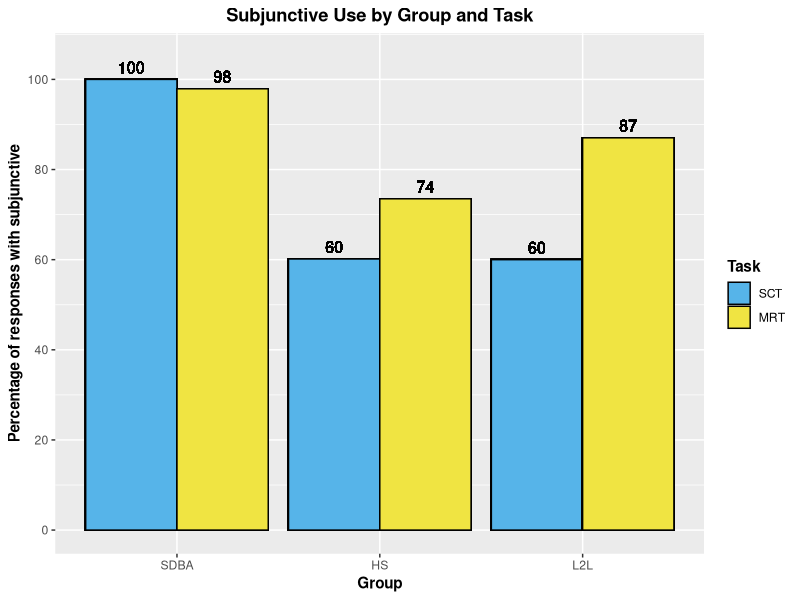

This chart was generated by the following R code:
library(tidyverse)


# Load and prepare data
## EPT
SDB_EPT <- read_csv("./CSV Files/SDB/SDB Subjunctive EPT.csv") %>% 
  filter(Short_Prop == "Intensional") %>% 
  mutate(Group = "SDBA",
         Task = "SCT")

HS_EPT <- read_csv("./CSV Files/Adult HS/Adult HS Subjunctive EPT.csv") %>% 
  filter(Short_Prop == "Intensional") %>% 
  mutate(Group = "HS",
         Task = "SCT")

L2L_EPT <- read_csv("./CSV Files/Adult L2L/Adult L2L Subjunctive EPT.csv") %>% 
  filter(Short_Prop == "Intensional") %>% 
  mutate(Group = "L2L",
         Task = "SCT")


## FCT
SDB_FCT <- read_csv("./CSV Files/SDB/SDB Subjunctive FCT.csv") %>% 
  filter(Short_Prop == "Intensional") %>% 
  mutate(Group = "SDBA",
         Task = "MRT")

HS_FCT <- read_csv("./CSV Files/Adult HS/Adult HS Subjunctive FCT.csv") %>% 
  filter(Short_Prop == "Intensional") %>% 
  mutate(Group = "HS",
         Task = "MRT")

L2L_FCT <- read_csv("./CSV Files/Adult L2L/Adult L2L Subjunctive FCT.csv") %>% 
  filter(Short_Prop == "Intensional") %>% 
  mutate(Group = "L2L",
         Task = "MRT")


# Generate averages
## SDBA
SDB_EPT_Structure <- aggregate(SDB_EPT$Mood_Use, list(SDB_EPT$Structure), FUN = mean, na.rm = TRUE)
SDB_EPT_Structure <- SDB_EPT_Structure %>% rename(Structure_Avg = x)
SDB_EPT_Structure <- left_join(SDB_EPT, SDB_EPT_Structure, by = c("Structure" = "Group.1")) %>%  
  mutate(Structure_Percentage = Structure_Avg * 100)

SDB_FCT_Structure <- aggregate(SDB_FCT$Mood_Use, list(SDB_FCT$Structure), FUN = mean, na.rm = TRUE)
SDB_FCT_Structure <- SDB_FCT_Structure %>% rename(Structure_Avg = x)
SDB_FCT_Structure <- left_join(SDB_FCT, SDB_FCT_Structure, by = c("Structure" = "Group.1")) %>%  
  mutate(Structure_Percentage = Structure_Avg * 100)


## HS
HS_EPT_Structure <- aggregate(HS_EPT$Mood_Use, list(HS_EPT$Structure), FUN = mean, na.rm = TRUE)
HS_EPT_Structure <- HS_EPT_Structure %>% rename(Structure_Avg = x)
HS_EPT_Structure <- left_join(HS_EPT, HS_EPT_Structure, by = c("Structure" = "Group.1")) %>%  
  mutate(Structure_Percentage = Structure_Avg * 100)

HS_FCT_Structure <- aggregate(HS_FCT$Mood_Use, list(HS_FCT$Structure), FUN = mean, na.rm = TRUE)
HS_FCT_Structure <- HS_FCT_Structure %>% rename(Structure_Avg = x)
HS_FCT_Structure <- left_join(HS_FCT, HS_FCT_Structure, by = c("Structure" = "Group.1")) %>%  
  mutate(Structure_Percentage = Structure_Avg * 100)


## L2L
L2L_EPT_Structure <- aggregate(L2L_EPT$Mood_Use, list(L2L_EPT$Structure), FUN = mean, na.rm = TRUE)
L2L_EPT_Structure <- L2L_EPT_Structure %>% rename(Structure_Avg = x)
L2L_EPT_Structure <- left_join(L2L_EPT, L2L_EPT_Structure, by = c("Structure" = "Group.1")) %>%  
  mutate(Structure_Percentage = Structure_Avg * 100)

L2L_FCT_Structure <- aggregate(L2L_FCT$Mood_Use, list(L2L_FCT$Structure), FUN = mean, na.rm = TRUE)
L2L_FCT_Structure <- L2L_FCT_Structure %>% rename(Structure_Avg = x)
L2L_FCT_Structure <- left_join(L2L_FCT, L2L_FCT_Structure, by = c("Structure" = "Group.1")) %>%  
  mutate(Structure_Percentage = Structure_Avg * 100)


# Join aggregate dataset
EPT <- rbind(SDB_EPT_Structure, HS_EPT_Structure, L2L_EPT_Structure)
FCT <- rbind(SDB_FCT_Structure, HS_FCT_Structure, L2L_FCT_Structure)

Aggregate <- rbind(EPT, FCT)
Aggregate$Group <- factor(Aggregate$Group, levels = c("SDBA", "HS", "L2L"))
Aggregate$Task <- factor(Aggregate$Task, levels = c("SCT", "MRT"))


# Create graph
Aggregate %>% 
  ggplot(aes(x = Group, y = Structure_Percentage, fill = Task)) + 
  geom_bar(position = "dodge", color = "black", stat = "identity") +
  scale_y_continuous(breaks = seq (0, 100, 20),
                     limits = c(0, 105)) +
  geom_text(aes(label = round(Structure_Percentage)),
            position = position_dodge(width = .9),
            vjust = -0.5,
            size = 4) +
  scale_fill_manual(values = c("#56B4E9", "#F0E442")) +
  labs(x = "Group", y = "Percentage of responses with subjunctive", fill = "Task", title = "Subjunctive Use by Group and Task") +
  theme(axis.title = element_text(face = "bold"),
        plot.title = element_text(hjust = 0.5, face = "bold"),
        legend.title = element_text(face = "bold"))
